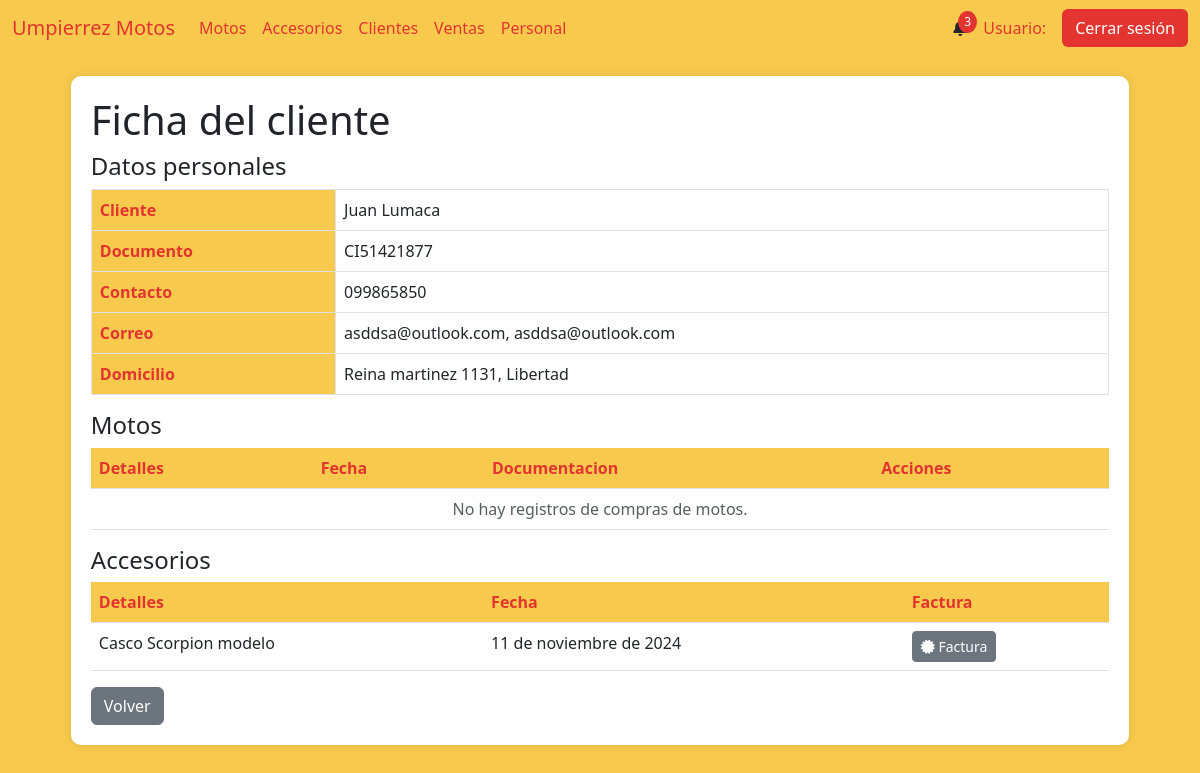
The app's page /cliente_ficha/9, older data.
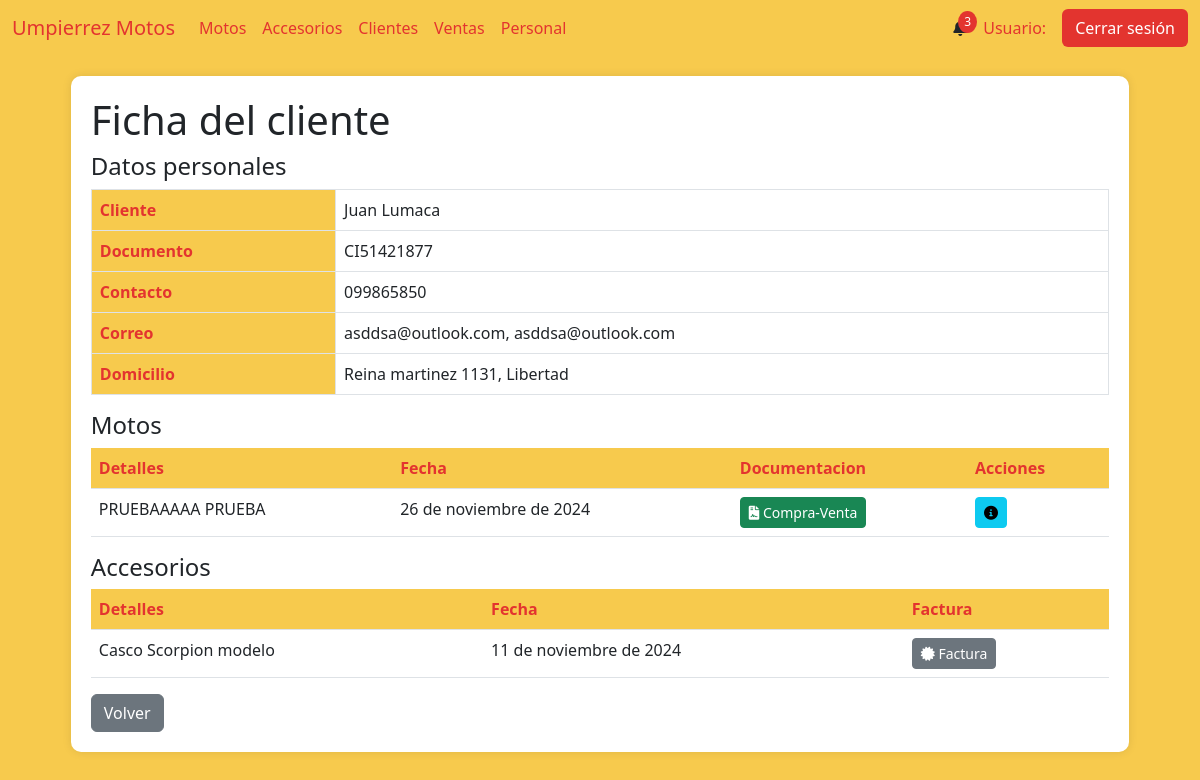
The same page, newer data.
### AppUM/models.py (models this page shows)
class ClienteAccesorio(models.Model):
    accesorio = models.ForeignKey(Accesorio, related_name='accesorio_cliente', on_delete=models.CASCADE)
    cliente = models.ForeignKey(Cliente, related_name='cliente_cliente', on_delete=models.CASCADE)
    fecha_compra = models.DateField()
    factura = models.IntegerField(null=True)
    factura_rut = models.IntegerField(null=True)
    factura_documento = models.FileField(null=True, blank=True, upload_to="documentacion/facturas_accesorios/")

class ComprasVentas(models.Model):
    moto = models.ForeignKey(Moto, related_name='moto_cliente', on_delete=models.CASCADE)
    cliente = models.ForeignKey(Cliente, related_name='cliente_moto', on_delete=models.CASCADE)
    fecha_compra = models.DateField()
    fotocopia_libreta = models.ImageField(null=True, blank=True, upload_to="documentacion/libretas/")
    compra_venta = models.FileField(null=True, blank=True, upload_to="documentacion/compra_venta/")
    certificado_venta = models.FileField(null=True, blank=True, upload_to="documentacion/certificado_venta/")
    tipo = models.CharField(max_length=20)
    forma_de_pago = models.TextField(null=True, blank=True)
    class Meta:
        pass

### AppUM/views.py (the view)
# urls.py: path('cliente_ficha/<int:id_cliente>', views.ficha_cliente,name="ClienteFicha"),
def ficha_cliente(req,id_cliente):
    cliente = Cliente.objects.get(id=id_cliente)
    tel1 = ClienteTelefono.objects.filter(principal=1,cliente_id=cliente.id).first()
    tel_1 = tel1.telefono
    tel2 = ClienteTelefono.objects.filter(principal=0,cliente_id=cliente.id).first()
    correo1 = ClienteCorreo.objects.filter(principal=1,cliente_id=cliente.id).first()
    correo2 = ClienteCorreo.objects.filter(principal=0,cliente_id=cliente.id).first()
    if tel2:
        tel_2 = tel2.telefono
    else:
        tel_2 = None
    if correo1:
        c_1 = correo1.correo
    else:
        c_1 = None
    if correo2:
        c_2 = correo1.correo
    else:
        c_2 = None
    resultados_motos = (
        ComprasVentas.objects
        .filter(cliente__id=id_cliente, tipo='V')
        .select_related('moto', 'cliente')
        .values(
            'id',
            'moto__marca',
            'moto__modelo',
            'fecha_compra',
            'moto__precio',
            'fotocopia_libreta',
            'compra_venta',
            'certificado_venta',
        )
    )
    res_documentacion = []
    for resultado in resultados_motos:
            cv = ComprasVentas.objects.get(id=resultado['id'])
            res_documentacion.append({
            'moto': resultado,
            'libreta': cv.fotocopia_libreta.url if cv.fotocopia_libreta else None,
            'compra_venta': cv.compra_venta.url if cv.compra_venta else None,
            'certificado_venta': cv.certificado_venta.url if cv.certificado_venta else None,
        })
    paginator = Paginator(res_documentacion, 5)  # 5 clientes por página
    page_number = req.GET.get('page')  # Obtiene el número de página desde la URL
    page_obj = paginator.get_page(page_number)
    resultados_accesorios = (
        ClienteAccesorio.objects
        .filter(cliente__id=id_cliente)
        .select_related('accesorio', 'cliente')
        .values(
            'id',
            'accesorio__tipo',
            'accesorio__marca',
            'accesorio__modelo',
            'fecha_compra',
            'factura_documento'
        )
    )
    res_facturas = []
    for resultado_accesorio in resultados_accesorios:
            ca = ClienteAccesorio.objects.get(id=resultado_accesorio['id'])
            res_facturas.append({
            'accesorio': resultado_accesorio,
            'factura_documento': ca.factura_documento.url if ca.factura_documento else None
        })
    paginator_accesorio = Paginator(res_facturas, 5)  # 5 clientes por página
    page_number_accesorio = req.GET.get('page')  # Obtiene el número de página desde la URL
    page_obj_accesorio = paginator_accesorio.get_page(page_number_accesorio)
    return render(req,"perfil_administrativo/cliente/detalles_cliente.html",{"cliente":cliente,
                                                                             "tel1":tel_1,
                                                                             "tel2":tel_2,
                                                                             "correo1":c_1,
                                                                             "correo2":c_2,
                                                                             "page_obj":page_obj,
                                                                             "page_obj_accesorio":page_obj_accesorio,
                                                                             })

### AppUM/templates/perfil_administrativo/cliente/detalles_cliente.html (shortened to what the changed rows need)
{% extends "perfil_administrativo/padre_perfil_administrativo.html" %}
{% load static %}
{% block contenidoQueCambia %}
<div class="table-container" id="clienteDetails">
    <h1>Ficha del cliente</h1>
    <table class="table table-bordered">
        <tbody>
            <tr>
                <th scope="row">Cliente</th>
            </tr>
            <tr>
                <th scope="row">Documento</th>
            </tr>
            <tr>
                <th scope="row">Contacto</th>
            </tr>
            <tr>
                <th scope="row">Correo</th>
            </tr>
            <tr>
                <th scope="row">Domicilio</th>
            </tr>
        </tbody>
    </table>
    <table class="table">
        <thead>
            <tr>
                <th scope="row">Detalles</th>
                <th scope="row">Fecha</th>
                <th scope="row">Documentacion</th>
                <th scope="row">Acciones</th>
            </tr>
        </thead>
        <tbody>
            {% if page_obj %}
                {% for item in page_obj %}
                    <tr>
                        <td>{{ item.moto.moto__marca }} {{ item.moto.moto__modelo }}</td>
                        <td>{{ item.moto.fecha_compra }}</td>
                        <td>
                            {% if item.libreta or item.compra_venta or item.certificado_venta %}
                                {% if item.compra_venta %}
                                    <a href="{{ item.compra_venta }}" target="_blank">
                                        <button class="btn btn-sm btn-success" title="Ver Documento de Compra-Venta">
                                            <i class="fas fa-file-contract"></i> Compra-Venta
                                        </button>
                                    </a>
                                {% endif %}
                            {% else %}
                                <p>SIN DOCUMENTACION</p>
                            {% endif %}
                        </td>
                        <td>
                        <a href="{% url 'DetallesCuotas' item.moto.id %}"><button class="btn btn-sm btn-info"><i class="fas fa-info-circle"></i></button></a>
                        </td>
                    </tr>
                {% endfor %}
            {% else %}
                <tr>
                    <td colspan="9" class="text-center text-muted">
                        No hay registros de compras de motos.
                    </td>
                </tr>
            {% endif %}
        </tbody>
    </table>
    <table class="table">
        <thead>
            <tr>
                <th scope="row">Detalles</th>
                <th scope="row">Fecha</th>
                <th scope="row">Factura</th>
            </tr>
        </thead>
        <tbody>
            {% if page_obj_accesorio %}
                {% for item in page_obj_accesorio %}
                <tr>
                    <td>{{ item.accesorio.accesorio__tipo }} {{ item.accesorio.accesorio__marca }} {{ item.accesorio.accesorio__modelo }}</td>
                    <td>{{ item.accesorio.fecha_compra }}</td>
                    <td>
                        {% if item.factura_documento %}
                        <a href="{{ item.factura_documento }}" target="_blank">
                            <button class="btn btn-sm btn-secondary" title="Ver Factura">
                                <i class="fas fa-certificate"></i> Factura
                            </button>
                        </a>
                        {% else %}
                        <p>SIN DOCUMENTACION</p>
                        {% endif %}
                    </td>
                </tr>
                {% endfor %}
            {% else %}
                <tr>
                    <td colspan="9" class="text-center text-muted">
                        No hay registros de compras de accesorios.
                    </td>
                </tr>
            {% endif %}
        </tbody>
    </table>
</div>
{% endblock %}

Row changes from the older to the newer data that the page shows:
added ComprasVentas: moto.moto__marca "PRUEBAAAAA", moto.moto__modelo "PRUEBA", moto.fecha_compra "26 de noviembre de 2024"
Text that changed along with them:
text no longer shown: "No hay registros de compras de motos."
